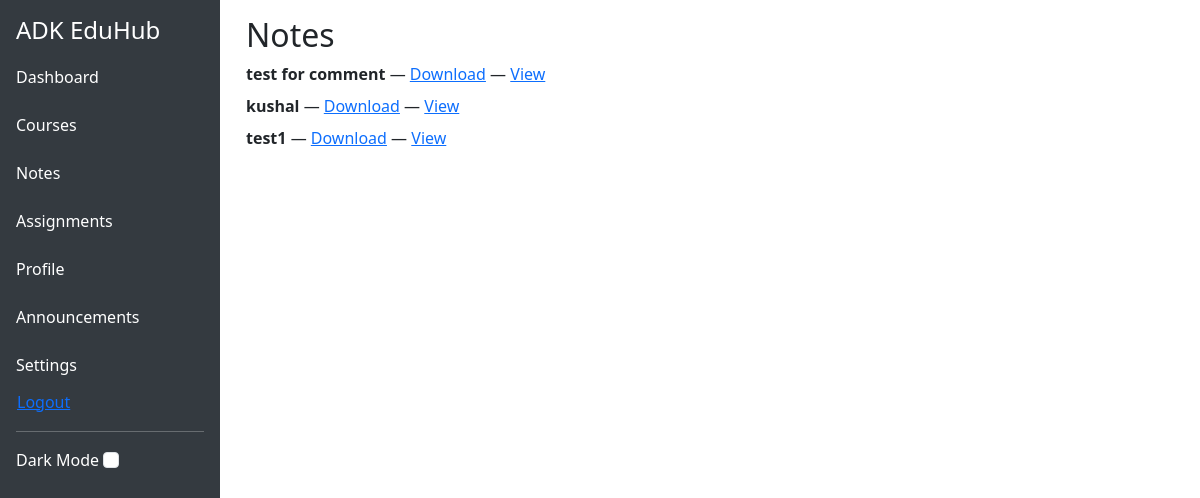
The app's page /notes/ (signed in), older data.
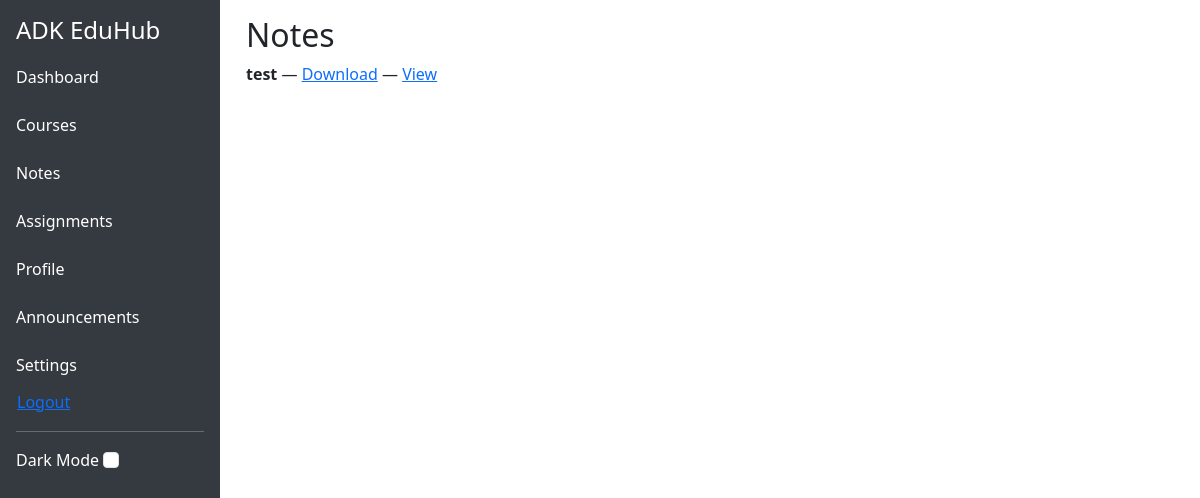
The same page, newer data.
### notes/models.py (models this page shows)
class Note(models.Model):
    title = models.CharField(max_length=255)
    description = models.TextField(blank=True, null=True)
    file = models.FileField(upload_to='notes/')
    uploaded_by = models.ForeignKey(settings.AUTH_USER_MODEL, on_delete=models.CASCADE)
    uploaded_at = models.DateTimeField(auto_now_add=True)
    last_edited_at = models.DateTimeField(null=True, blank=True)
    last_edited_by = models.ForeignKey(
        settings.AUTH_USER_MODEL,
        null=True, blank=True,
        on_delete=models.SET_NULL,
        related_name='edited_notes'
    )

### notes/views.py (the view)
# urls.py: path('', views.note_list, name='note_list'),
@login_required
def note_list(request):
    notes = Note.objects.all().order_by('-uploaded_at')  # show newest first
    return render(request, 'notes/note_list.html', {'notes': notes})

### notes/templates/notes/note_list.html (shortened to what this page needs)
{% extends 'core/base.html' %}
{% block content %}
  <h2>Notes</h2>
  {% for note in notes %}
    <div class="mb-2">
      <strong>{{ note.title }}</strong> —
      <a href="{{ note.file.url }}" download>Download</a> —
      <a href="{% url 'notes:note_detail' note.pk %}">View</a>
    </div>
  {% empty %}
    <p>No notes available.</p>
  {% endfor %}
{% endblock %}

Row changes from the older to the newer data that the page shows:
removed Note: title "test for comment"
removed Note: title "kushal"
changed Note: title "test1" → "test"
